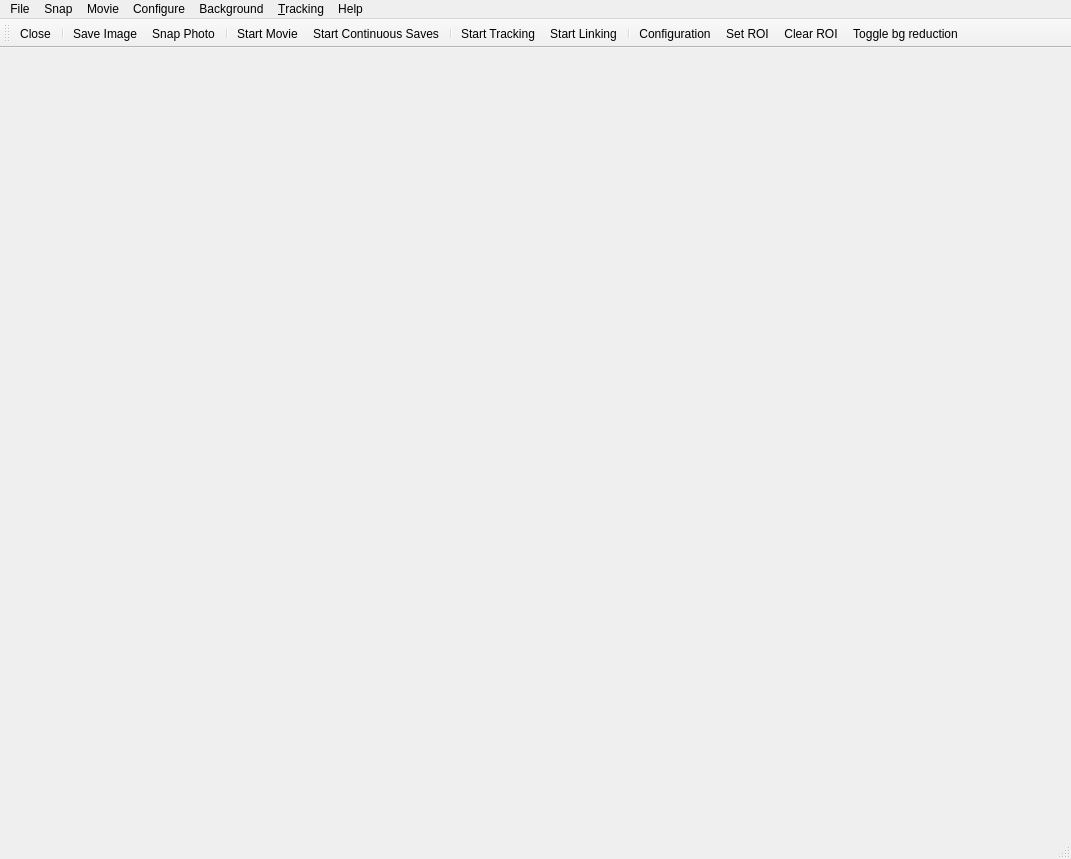
<?xml version="1.0" encoding="UTF-8"?>
<ui version="4.0">
 <class>MainWindow</class>
 <widget class="QMainWindow" name="MainWindow">
  <property name="geometry">
   <rect>
    <x>0</x>
    <y>0</y>
    <width>1071</width>
    <height>859</height>
   </rect>
  </property>
  <property name="minimumSize">
   <size>
    <width>800</width>
    <height>800</height>
   </size>
  </property>
  <property name="windowTitle">
   <string>PyNTA: Python Nanoparticle Tracking Analysis</string>
  </property>
  <property name="locale">
   <locale language="English" country="UnitedStates"/>
  </property>
  <property name="dockNestingEnabled">
   <bool>true</bool>
  </property>
  <widget class="QWidget" name="centralwidget">
   <property name="enabled">
    <bool>true</bool>
   </property>
  </widget>
  <widget class="QMenuBar" name="menubar">
   <property name="geometry">
    <rect>
     <x>0</x>
     <y>0</y>
     <width>1071</width>
     <height>39</height>
    </rect>
   </property>
   <widget class="QMenu" name="menuFile">
    <property name="title">
     <string>File</string>
    </property>
    <addaction name="actionLoad_Config"/>
    <addaction name="actionSave_Image"/>
    <addaction name="actionLoad_Data"/>
    <addaction name="actionClose"/>
   </widget>
   <widget class="QMenu" name="menuSnap">
    <property name="title">
     <string>Snap</string>
    </property>
    <addaction name="actionSnap_Photo"/>
   </widget>
   <widget class="QMenu" name="menuMovie">
    <property name="title">
     <string>Movie</string>
    </property>
    <addaction name="actionStart_Movie"/>
    <addaction name="actionStop_Movie"/>
    <addaction name="actionStart_Continuous_Saves"/>
    <addaction name="actionStop_Continuous_Saves"/>
   </widget>
   <widget class="QMenu" name="menuConfigure">
    <property name="title">
     <string>Configure</string>
    </property>
    <addaction name="actionSet_ROI"/>
    <addaction name="actionClear_ROI"/>
    <addaction name="actionConfiguration"/>
    <addaction name="actionInitialize_Camera"/>
    <addaction name="actionClose_Camera"/>
   </widget>
   <widget class="QMenu" name="menuBackground">
    <property name="title">
     <string>Background</string>
    </property>
    <addaction name="actionToggle_bg_reduction"/>
   </widget>
   <widget class="QMenu" name="menuTracking">
    <property name="title">
     <string>&amp;Tracking</string>
    </property>
    <addaction name="actionStart_Tracking"/>
    <addaction name="actionStop_Tracking"/>
    <addaction name="actionStart_Linking"/>
    <addaction name="actionStop_Linking"/>
    <addaction name="actionSave_Tracks"/>
    <addaction name="actionUpdate_Histogram"/>
    <addaction name="actionTracking_Config"/>
   </widget>
   <widget class="QMenu" name="menuHelp">
    <property name="title">
     <string>Help</string>
    </property>
    <addaction name="actionShow_Cheatsheet"/>
    <addaction name="actionAbout"/>
   </widget>
   <addaction name="menuFile"/>
   <addaction name="menuSnap"/>
   <addaction name="menuMovie"/>
   <addaction name="menuConfigure"/>
   <addaction name="menuBackground"/>
   <addaction name="menuTracking"/>
   <addaction name="menuHelp"/>
  </widget>
  <widget class="QToolBar" name="toolBar">
   <property name="windowTitle">
    <string>toolBar</string>
   </property>
   <attribute name="toolBarArea">
    <enum>TopToolBarArea</enum>
   </attribute>
   <attribute name="toolBarBreak">
    <bool>false</bool>
   </attribute>
   <addaction name="actionClose"/>
   <addaction name="separator"/>
   <addaction name="actionSave_Image"/>
   <addaction name="actionSnap_Photo"/>
   <addaction name="separator"/>
   <addaction name="actionStart_Movie"/>
   <addaction name="actionStart_Continuous_Saves"/>
   <addaction name="separator"/>
   <addaction name="actionStart_Tracking"/>
   <addaction name="actionStart_Linking"/>
   <addaction name="separator"/>
   <addaction name="actionConfiguration"/>
   <addaction name="actionSet_ROI"/>
   <addaction name="actionClear_ROI"/>
   <addaction name="actionToggle_bg_reduction"/>
  </widget>
  <widget class="QStatusBar" name="statusBar"/>
  <action name="actionLoad_Config">
   <property name="icon">
    <iconset resource="../resources.qrc">
     <normaloff>:/icon_/Icons/science-and-fiction_upload.svg</normaloff>:/icon_/Icons/science-and-fiction_upload.svg</iconset>
   </property>
   <property name="text">
    <string>Load Config</string>
   </property>
  </action>
  <action name="actionSave_Image">
   <property name="icon">
    <iconset resource="../resources.qrc">
     <normaloff>:/icon_/Icons/pictogram_save.svg</normaloff>:/icon_/Icons/pictogram_save.svg</iconset>
   </property>
   <property name="text">
    <string>Save Image</string>
   </property>
  </action>
  <action name="actionLoad_Data">
   <property name="icon">
    <iconset resource="../resources.qrc">
     <normaloff>:/icon_/Icons/pictogram_open.svg</normaloff>:/icon_/Icons/pictogram_open.svg</iconset>
   </property>
   <property name="text">
    <string>Load Data</string>
   </property>
  </action>
  <action name="actionSnap_Photo">
   <property name="icon">
    <iconset resource="../resources.qrc">
     <normaloff>:/icon_/Icons/science-and-fiction_capture.svg</normaloff>:/icon_/Icons/science-and-fiction_capture.svg</iconset>
   </property>
   <property name="text">
    <string>Snap Photo</string>
   </property>
  </action>
  <action name="actionStart_Movie">
   <property name="icon">
    <iconset resource="../resources.qrc">
     <normaloff>:/icon_/Icons/pictogram_record.svg</normaloff>:/icon_/Icons/pictogram_record.svg</iconset>
   </property>
   <property name="text">
    <string>Start Movie</string>
   </property>
  </action>
  <action name="actionStop_Movie">
   <property name="icon">
    <iconset resource="../resources.qrc">
     <normaloff>:/icon_/Icons/pictogram_record.svg</normaloff>:/icon_/Icons/pictogram_record.svg</iconset>
   </property>
   <property name="text">
    <string>Stop Movie</string>
   </property>
  </action>
  <action name="actionStart_Continuous_Saves">
   <property name="icon">
    <iconset resource="../resources.qrc">
     <normaloff>:/icon_/Icons/hatch_download.svg</normaloff>:/icon_/Icons/hatch_download.svg</iconset>
   </property>
   <property name="text">
    <string>Start Continuous Saves</string>
   </property>
  </action>
  <action name="actionStop_Continuous_Saves">
   <property name="icon">
    <iconset resource="../resources.qrc">
     <normaloff>:/icon_/Icons/hatch_download.svg</normaloff>:/icon_/Icons/hatch_download.svg</iconset>
   </property>
   <property name="text">
    <string>Stop Continuous Saves</string>
   </property>
  </action>
  <action name="actionSet_ROI">
   <property name="icon">
    <iconset resource="../resources.qrc">
     <normaloff>:/icon_/Icons/pictogram_crop.svg</normaloff>:/icon_/Icons/pictogram_crop.svg</iconset>
   </property>
   <property name="text">
    <string>Set ROI</string>
   </property>
  </action>
  <action name="actionClear_ROI">
   <property name="icon">
    <iconset resource="../resources.qrc">
     <normaloff>:/icon_/Icons/hatch_enlarge.svg</normaloff>:/icon_/Icons/hatch_enlarge.svg</iconset>
   </property>
   <property name="text">
    <string>Clear ROI</string>
   </property>
  </action>
  <action name="actionConfiguration">
   <property name="icon">
    <iconset resource="../resources.qrc">
     <normaloff>:/icon_/Icons/avocado_calibrate.svg</normaloff>:/icon_/Icons/avocado_calibrate.svg</iconset>
   </property>
   <property name="text">
    <string>Configuration</string>
   </property>
  </action>
  <action name="actionToggle_bg_reduction">
   <property name="icon">
    <iconset resource="../resources.qrc">
     <normaloff>:/icon_/Icons/duotone_edit.svg</normaloff>:/icon_/Icons/duotone_edit.svg</iconset>
   </property>
   <property name="text">
    <string>Toggle bg reduction</string>
   </property>
  </action>
  <action name="actionStart_Tracking">
   <property name="icon">
    <iconset resource="../resources.qrc">
     <normaloff>:/icon_/Icons/duotone_chart.svg</normaloff>:/icon_/Icons/duotone_chart.svg</iconset>
   </property>
   <property name="text">
    <string>Start Tracking</string>
   </property>
  </action>
  <action name="actionStart_Linking">
   <property name="icon">
    <iconset resource="../resources.qrc">
     <normaloff>:/icon_/Icons/pictogram_link.svg</normaloff>:/icon_/Icons/pictogram_link.svg</iconset>
   </property>
   <property name="text">
    <string>Start Linking</string>
   </property>
  </action>
  <action name="actionStop_Tracking">
   <property name="icon">
    <iconset resource="../resources.qrc">
     <normaloff>:/icon_/Icons/duotone_chart.svg</normaloff>:/icon_/Icons/duotone_chart.svg</iconset>
   </property>
   <property name="text">
    <string>Stop Tracking</string>
   </property>
  </action>
  <action name="actionStop_Linking">
   <property name="icon">
    <iconset resource="../resources.qrc">
     <normaloff>:/icon_/Icons/pictogram_link.svg</normaloff>:/icon_/Icons/pictogram_link.svg</iconset>
   </property>
   <property name="text">
    <string>Stop Linking</string>
   </property>
  </action>
  <action name="actionSave_Tracks">
   <property name="text">
    <string>Save Tracks</string>
   </property>
  </action>
  <action name="actionShow_Cheatsheet">
   <property name="icon">
    <iconset resource="../resources.qrc">
     <normaloff>:/icon_/Icons/sketchy_create.svg</normaloff>:/icon_/Icons/sketchy_create.svg</iconset>
   </property>
   <property name="text">
    <string>Show Cheatsheet</string>
   </property>
  </action>
  <action name="actionAbout">
   <property name="icon">
    <iconset resource="../resources.qrc">
     <normaloff>:/icon_/Icons/hatch_ask.svg</normaloff>:/icon_/Icons/hatch_ask.svg</iconset>
   </property>
   <property name="text">
    <string>About</string>
   </property>
  </action>
  <action name="actionClose">
   <property name="icon">
    <iconset resource="../resources.qrc">
     <normaloff>:/icon_/Icons/pictogram_close.svg</normaloff>:/icon_/Icons/pictogram_close.svg</iconset>
   </property>
   <property name="text">
    <string>Close</string>
   </property>
  </action>
  <action name="actionInitialize_Camera">
   <property name="text">
    <string>Initialize Camera</string>
   </property>
  </action>
  <action name="actionClose_Camera">
   <property name="text">
    <string>Close Camera</string>
   </property>
  </action>
  <action name="actionUpdate_Histogram">
   <property name="text">
    <string>Update Histogram</string>
   </property>
  </action>
  <action name="actionTracking_Config">
   <property name="text">
    <string>Config</string>
   </property>
  </action>
 </widget>
 <resources>
  <include location="../resources.qrc"/>
 </resources>
 <connections/>
</ui>
